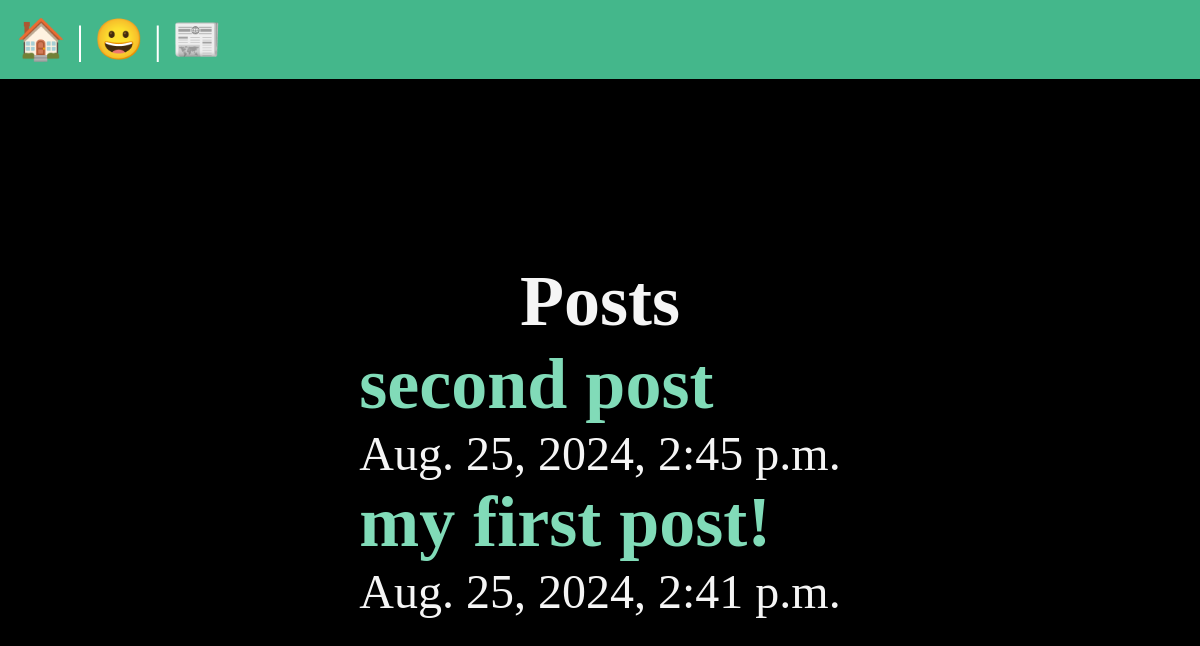
/posts/, run on an earlier commit of the app's database.
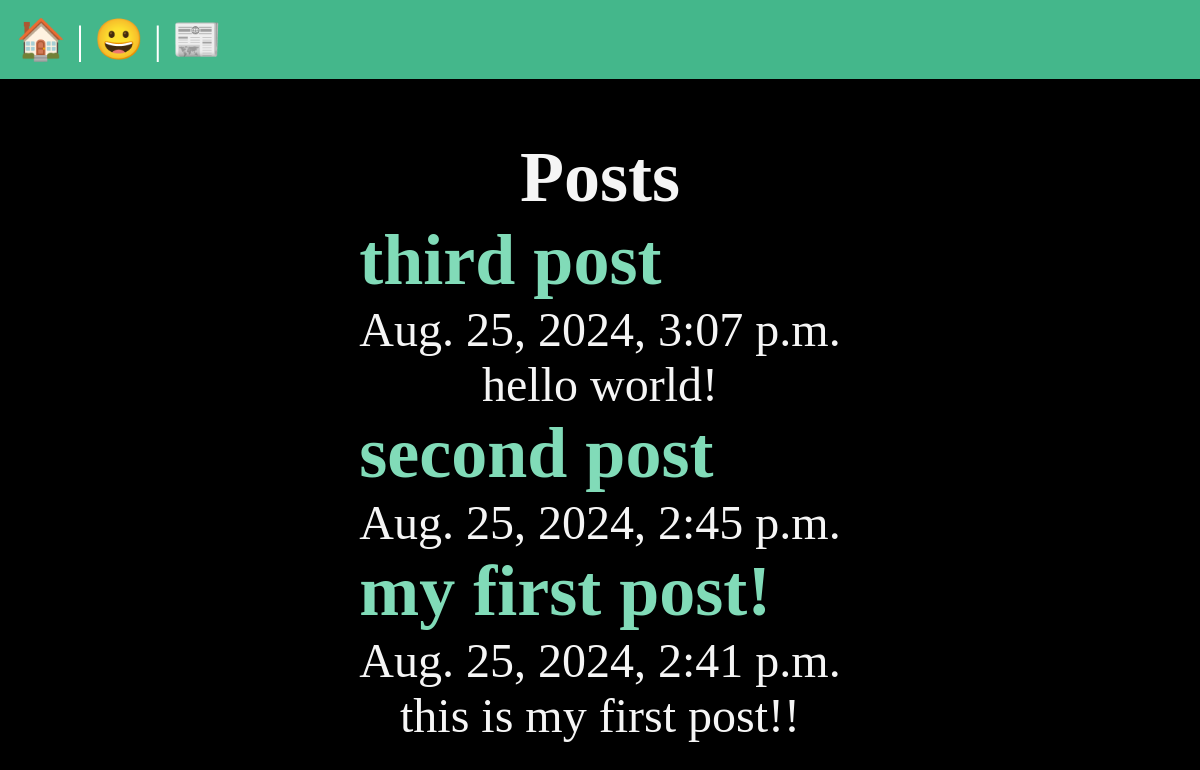
And on a later commit of the database.
### posts/models.py (models this page shows, shortened)
class Post(models.Model):
    title = models.CharField(max_length=75)
    body = models.TextField()
    slug = models.SlugField()
    date = models.DateTimeField(auto_now_add=True)

### posts/views.py (the view)
# urls.py: path('', views.posts_list, name='list'),
def posts_list(request):
    posts = Post.objects.all().order_by('-date')
    return render(request, 'posts/posts_list.html',{'posts':posts})

### posts/templates/posts/posts_list.html (shortened to what this page needs)
{% extends 'layout.html' %}
{% block content %}
    <section>
        <h1>Posts</h1>
        {% for post in posts %}
            <article class='post'>
                <a href="{% url 'posts:page' slug=post.slug %}">
                    <h2>{{ post.title }}</h2>
                </a>
                <p>{{ post.date }}</p>
                <p>{{ post.body }}</p>
            </article>
        {% endfor %}
    </section>
{% endblock %}

What changed in the data, as far as the page shows it:
added Post: title "third post", date "Aug. 25, 2024, 3:07 p.m.", body "hello world!"
changed Post "my first post!": body (not shown) → "this is my first post!!"
